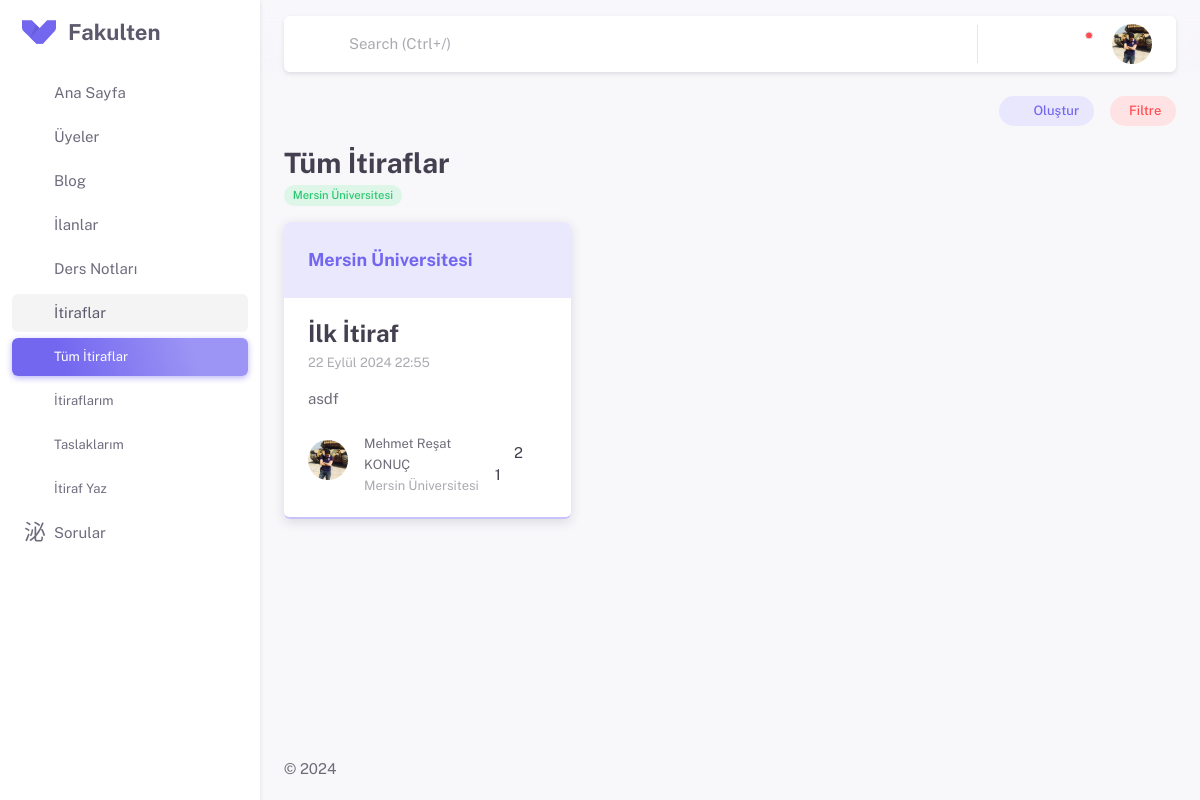
The page /confessions/ (signed in) on the database its author committed.
### apps/settings/models.py (models this page shows, shortened)
class SiteSettingsModel(models.Model):
    site_name = models.CharField(max_length=50, verbose_name="Site Adı")
    site_description = models.TextField(verbose_name="Site Açıklaması")
    class Meta:
        verbose_name = "Site Ayarı"
        verbose_name_plural = "Site Ayarları"

### apps/confessions/models.py (models this page shows, shortened)
class UserConfessionsFilterModel(models.Model):
    user = models.OneToOneField(settings.AUTH_USER_MODEL, on_delete=models.CASCADE, related_name='confessions_filter')
    country = models.ForeignKey(CountriesModel, on_delete=models.SET_NULL, null=True, blank=True)
    university = models.ForeignKey(UniversitiesModel, on_delete=models.SET_NULL, null=True, blank=True)
    sort_by = models.CharField(max_length=255, blank=True, null=True)

class ConfessionsModel(models.Model):
    user = models.ForeignKey(settings.AUTH_USER_MODEL,
                            on_delete=models.CASCADE, related_name='confessions')
    title = models.CharField(max_length=155)
    description = models.TextField(blank=True, null=True)
    comments = GenericRelation(Comment)
    likes = GenericRelation(Likes)
    create_at = models.DateTimeField(auto_now_add=True)
    country = models.ForeignKey(CountriesModel,
                        on_delete=models.CASCADE)
    university = models.ForeignKey(UniversitiesModel,
                        on_delete=models.CASCADE)
    is_privacy = models.BooleanField(default=True)
    is_published = models.BooleanField(default=False)
    slug = models.SlugField(unique=True, max_length=160, blank=True, editable=False)

### apps/inputs/models.py (models this page shows)
class UniversitiesModel(models.Model):
    countries = models.ForeignKey(CountriesModel, on_delete=models.CASCADE)
    universities = models.CharField(max_length=255)
    def __str__(self):
        return self.universities

### apps/profiles/models.py (models this page shows)
class ProfilePictureModel(models.Model):
    user = models.OneToOneField(settings.AUTH_USER_MODEL, on_delete=models.CASCADE, related_name='profile_photo')
    profile_photo = models.ImageField(
        upload_to='profile_photos', blank=True, null=True)

class EducationalInformationModel(models.Model):
    user = models.OneToOneField(settings.AUTH_USER_MODEL,
                             on_delete=models.CASCADE, related_name='educational_information')
    country = models.ForeignKey(inputs.CountriesModel,
                             on_delete=models.CASCADE)
    university = models.ForeignKey(inputs.UniversitiesModel,
                             on_delete=models.CASCADE)
    department = models.ForeignKey(inputs.DepartmentsModel,
                             on_delete=models.CASCADE)
    status = models.ForeignKey(inputs.StatusModel,
                             on_delete=models.CASCADE)

### apps/confessions/views.py (the view, shortened to what this page needs)
# urls.py: path('', ConfessionsView.as_view(), name='confessions'),
class ConfessionsView(View):
    model_data = ConfessionsModel
    user_filter_model = UserConfessionsFilterModel
    filter_form = UserFilter
    user_filter_form = UserFilterForm
    template = 'confessions/index.html'
    context = {'siteTitle': 'İtiraflar'}
    paginate_by = 2
    def get(self, request):
        user_filter, created = self.user_filter_model.objects.get_or_create(user=request.user)
        data = self.model_data.objects.filter(is_published=True).order_by('-create_at')
        data = data.annotate(
            like_count=Count('likes', distinct=True),
            comment_count=Count('comments', distinct=True)
        )
        filter = self.filter_form(model_to_dict(user_filter), queryset=data)
        filtered_data = filter.qs
        sorted_data = filtered_data
        paginator = Paginator(sorted_data, self.paginate_by)
        page_number = request.GET.get('page')
        page_obj = paginator.get_page(page_number)
        self.context.update({
            'data': page_obj,
            'filter': filter,
            'user_filter': user_filter,
        })
        return render(request, self.template, self.context)

### apps/inputs/models.py (called while the page is built)
    def __str__(self):
        return self.countries

### apps/post/models.py (called while the page is built)
    def get_notifications_like_context(self):
        context = {
        'message' : 'gönderinizi beğendi.',
        'content_title' : self.content[:50],
        'content_url' : reverse('post_detail', kwargs={'post_id': self.id}),
        }
        return context

### apps/confessions/templates/confessions/index.html (shortened to what this page needs)
{% extends 'partials/base.html' %}
{% load static %}
{% load crispy_forms_tags %}
{% block extra_css %}
<link rel="stylesheet" href="{% static 'assets/vendor/libs/bootstrap-select/bootstrap-select.css' %}" />
<link rel="stylesheet" href="{% static 'assets/vendor/libs/spinkit/spinkit.css' %}" />
<link rel="stylesheet" href="{% static 'assets/css/pages/blogs/index.css' %}" />
{% endblock extra_css%}
{% block content %}
<div class="d-flex bd-highlight mb-4">
   <div class="p-2 flex-grow-1 bd-highlight">
   </div>
   <div class="bd-highlight me-4">
      <a href="{% url 'confessions_add' %}" class="btn btn-sm btn-label-primary rounded-pill" ><i class="ti ti-plus me-1"></i>Oluştur</a>
   </div>
   <div class="bd-highlight">
      <button class="btn btn-sm btn-label-danger rounded-pill" data-bs-toggle="offcanvas" data-bs-target="#filter-canvas" aria-controls="offcanvasEnd">Filtre</button>
   </div>
</div>
<div  class="mb-4">
   <h3 class="mb-0 fw-bold">Tüm İtiraflar</h3>
   <small>
      {% if user_filter.country or user_filter.university %}
            {% if user_filter.university %}
            <span class="badge rounded-pill bg-label-success">{{ user_filter.university }}</span>
            {% endif %}
            {%else%}
            <span class="badge rounded-pill bg-label-success">Filtre Yok</span>
         {% endif %}
   </small>
</div>
{% include 'confessions/list.html' %}
{% endblock content %}

### templates/partials/sidebar.html (shortened to what this page needs)
<aside id="layout-menu" class="layout-menu menu-vertical menu bg-menu-theme">
    <div class="app-brand demo">
      <a href="{% url 'home' %}" class="app-brand-link">
        <span class="app-brand-logo demo">
        </span>
        <span class="app-brand-text demo menu-text fw-bold">{{site_settings.site_name}}</span>
      </a>
      <a href="javascript:void(0);" class="layout-menu-toggle menu-link text-large ms-auto">
        <i class="ti menu-toggle-icon d-none d-xl-block align-middle"></i>
      </a>
    </div>
    {% with current_page=request.resolver_match.url_name %}
    <ul class="menu-inner py-1">
      <li class="menu-item {% if current_page == 'home' %} active{% endif %}">
        <a href="{% url 'home' %}" class="menu-link">
          <i class="menu-icon tf-icons ti ti-smart-home"></i>
          <div>Ana Sayfa</div>
        </a>
      </li>
      <li class="menu-item {% if current_page == 'members' %} active{% endif %}">
        <a href="{% url 'members' %}" class="menu-link">
          <i class="menu-icon tf-icons ti ti-user-search"></i>
          <div>Üyeler</div>
        </a>
      </li>
      <li class="menu-item {% if '/blogs/' in request.path %} active open{% endif %}">
        <a href="" class="menu-link menu-toggle">
          <i class="menu-icon tf-icons ti ti-blockquote"></i>
          <div>Blog</div>
        </a>
      </li>
      <li class="menu-item {% if '/marketplace/' in request.path %} active open{% endif %}">
        <a href="{% url 'marketplace' %}" class="menu-link menu-toggle">
          <i class="menu-icon tf-icons ti ti-building-store"></i>
          <div>İlanlar</div>
        </a>
      </li>
      <li class="menu-item {% if '/documents/' in request.path %} active open{% endif %}">
        <a href="" class="menu-link menu-toggle">
          <i class="menu-icon tf-icons ti ti-notebook"></i>
          <div>Ders Notları</div>
        </a>
      </li>
      <li class="menu-item {% if '/confessions/' in request.path %} active open{% endif %}">
        <a href="{% url 'confessions' %}" class="menu-link menu-toggle">
          <i class="menu-icon ti-icons ti ti-spy"></i>
          <div>İtiraflar</div>
        </a>
        <ul class="menu-sub">
          <li class="menu-item {% if current_page == 'confessions' %} active{% endif %}">
            <a href="{% url 'confessions' %}" class="menu-link">
              <small>Tüm İtiraflar</small>
            </a>
          </li>
          <li class="menu-item {% if current_page == 'my_confessions' %} active{% endif %}">
            <a href="{% url 'my_confessions' %}" class="menu-link">
              <small>İtiraflarım</small>
            </a>
          </li>
          <li class="menu-item {% if current_page == 'my_draft_confessions' %} active{% endif %}">
            <a href="{% url 'my_draft_confessions' %}" class="menu-link">
              <small>Taslaklarım</small>
            </a>
          </li>
          <li class="menu-item {% if current_page == 'confessions_add' or current_page == 'confessions_edit' %} active{% endif %}">
            <a href="{% url 'confessions_add' %}" class="menu-link">
              <small>İtiraf Yaz</small>
            </a>
          </li>
        </ul>
      </li>
      <li class="menu-item {% if '/questions/' in request.path %} active open{% endif %}">
        <a href="" class="menu-link menu-toggle">
          <i class="menu-icon ti-icons ti ti-message-2-question"></i>
          <div>Sorular</div>
        </a>
      </li>
    </ul>
    {% endwith %}
  </aside>

### apps/confessions/templates/confessions/list.html (shortened to what this page needs)
{% load static %}
<div class="row infinite-container row-cols-1 row-cols-md-2 row-cols-lg-3 g-4">
    {% for item in data %}
    <div class="col infinite-item">
       <div class="card card-border-shadow-primary h-100">
          <div class="card-header bg-label-primary mb-4">
             <h5 class="text-primary mb-0 fw-bold">{{item.university}}</h5>
          </div>
          <div class="card-body">
             <a href="{% url 'confession_details' item.slug %}">
                <h4 class="card-title fw-bold mb-0">{{ item.title|truncatewords:6 }}</h4>
             </a>
             <small class="text-muted">{{ item.create_at }}</small>
             <a href="{% url 'confession_details' item.slug %}">
                <div class="text-body mt-4">{{ item.description|safe|truncatewords:30 }}</div>
             </a>
          </div>
          <div class="card-footer">
             <div class="d-flex justify-content-between align-items-center">
                <div class="d-flex align-items-center text-muted">
                   {% if not item.is_privacy %}
                   <div class="avatar avatar-md me-2 flex-shrink-0">
                      {% if item.user.profile_photo.profile_photo %}
                         <img src="{{ item.user.profile_photo.profile_photo.url }}"
                              alt="Yazar Profil Fotoğrafı"
                              class="rounded-circle me-2"
                              style="width: 40px; height: 40px;">
                      {% else %}
                      <span class="avatar-initial rounded-circle bg-label-primary">{{ item.user.first_name|first }}{{ item.user.last_name|first }}</span>
                      {% endif %}
                   </div>
                      <div>
                         <a href="{% url 'profile' item.user.username %}">
                            <small class="text-body">{{ item.user.first_name }} {{ item.user.last_name }}</small>
                         </a>
                         <div>
                            <small>{{ item.user.educational_information.university }}</small>
                         </div>
                      </div>
                   {% endif %}
                </div>
                <div>
                  <span class="me-3"><i class="ti ti-heart-filled text-primary"></i> {{ item.like_count }}</span>
                  <span> {{ item.comment_count }}</span>
                </div>
             </div>
          </div>
       </div>
    </div>
    {% endfor %}
 </div>

### static/assets/css/demo.css (style rules this page uses)
.light-style .menu .app-brand.demo { height: 64px; }
.app-brand-logo.demo { -ms-flex-align: center; align-items: center; -ms-flex-pack: center; justify-content: center; display: -ms-flexbox; display: flex; width: 34px; height: 24px; }
.app-brand-logo.demo svg { width: 35px; height: 24px; }
.app-brand-text.demo { font-size: 1.375rem; }

### static/assets/css/pages/blogs/index.css (style rules this page uses)
.card img { height: 200px; object-fit: cover; width: 100%; }

### rows shown on the page
SiteSettingsModel: site_name "Fakulten"
UserConfessionsFilterModel: university "Mersin Üniversitesi"
ConfessionsModel: university "Mersin Üniversitesi", title "İlk İtiraf", create_at "22 Eylül 2024 22:55", description "asdf", user.profile_photo.profile_photo (picture), user.first_name "Mehmet Reşat", user.last_name "KONUÇ", user.educational_information.university "Mersin Üniversitesi", like_count "2", comment_count "1"
